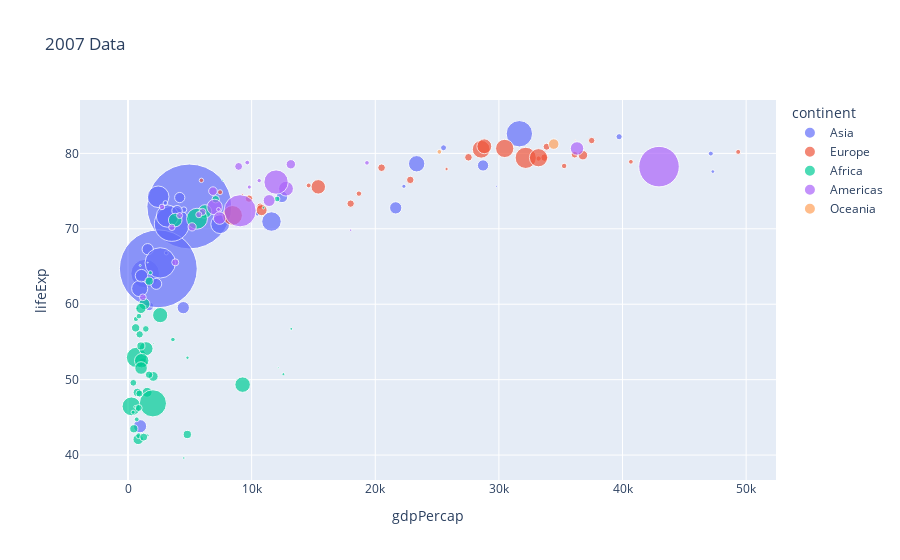

The code cell stored with this chart in its notebook:
### Code cell
fig= px.scatter(df2007,x='gdpPercap',y='lifeExp',size='pop',color='continent',hover_name='country', title="2007 Data",size_max=60)
fig.show()

### Figure 1 — Plotly figure (JSON) as saved in the notebook; plotly's stock layout.template omitted (floating-point values rounded to 4 significant figures)
{"data": [{"hovertemplate": "<b>%{hovertext}</b><br><br>continent=Asia<br>gdpPercap=%{x}<br>lifeExp=%{y}<br>pop=%{marker.size}<extra></extra>", "hovertext": ["Afghanistan", "Bahrain", "Bangladesh", "Cambodia", "China", "Hong Kong, China", "India", "Indonesia", "Iran", "Iraq", "Israel", "Japan", "Jordan", "Korea, Dem. Rep.", "Korea, Rep.", "Kuwait", "Lebanon", "Malaysia", "Mongolia", "Myanmar", "Nepal", "Oman", "Pakistan", "Philippines", "Saudi Arabia", "Singapore", "Sri Lanka", "Syria", "Taiwan", "Thailand", "Vietnam", "West Bank and Gaza", "Yemen, Rep."], "legendgroup": "Asia", "marker": {"color": "#636efa", "size": [31889923, 708573, 150448339, 14131858, 1318683096, 6980412, 1110396331, 223547000, 69453570, 27499638, 6426679, 127467972, 6053193, 23301725, 49044790, 2505559, 3921278, 24821286, 2874127, 47761980, 28901790, 3204897, 169270617, 91077287, 27601038, 4553009, 20378239, 19314747, 23174294, 65068149, 85262356, 4018332, 22211743], "sizemode": "area", "sizeref": 366300.0, "symbol": "circle"}, "mode": "markers", "name": "Asia", "orientation": "v", "showlegend": true, "type": "scatter", "x": [974.6, 29800.0, 1391.0, 1714.0, 4959.0, 39720.0, 2452.0, 3541.0, 11610.0, 4471.0, 25520.0, 31660.0, 4519.0, 1593.0, 23350.0, 47310.0, 10460.0, 12450.0, 3096.0, 944, 1091.0, 22320.0, 2606.0, 3190.0, 21650.0, 47140.0, 3970.0, 4185.0, 28720.0, 7458.0, 2442.0, 3025.0, 2281.0], "xaxis": "x", "y": [43.83, 75.64, 64.06, 59.72, 72.96, 82.21, 64.7, 70.65, 70.96, 59.55, 80.75, 82.6, 72.53, 67.3, 78.62, 77.59, 71.99, 74.24, 66.8, 62.07, 63.78, 75.64, 65.48, 71.69, 72.78, 79.97, 72.4, 74.14, 78.4, 70.62, 74.25, 73.42, 62.7], "yaxis": "y"}, {"hovertemplate": "<b>%{hovertext}</b><br><br>continent=Europe<br>gdpPercap=%{x}<br>lifeExp=%{y}<br>pop=%{marker.size}<extra></extra>", "hovertext": ["Albania", "Austria", "Belgium", "Bosnia and Herzegovina", "Bulgaria", "Croatia", "Czech Republic", "Denmark", "Finland", "France", "Germany", "Greece", "Hungary", "Iceland", "Ireland", "Italy", "Montenegro", "Netherlands", "Norway", "Poland", "Portugal", "Romania", "Serbia", "Slovak Republic", "Slovenia", "Spain", "Sweden", "Switzerland", "Turkey", "United Kingdom"], "legendgroup": "Europe", "marker": {"color": "#EF553B", "size": [3600523, 8199783, 10392226, 4552198, 7322858, 4493312, 10228744, 5468120, 5238460, 61083916, 82400996, 10706290, 9956108, 301931, 4109086, 58147733, 684736, 16570613, 4627926, 38518241, 10642836, 22276056, 10150265, 5447502, 2009245, 40448191, 9031088, 7554661, 71158647, 60776238], "sizemode": "area", "sizeref": 366300.0, "symbol": "circle"}, "mode": "markers", "name": "Europe", "orientation": "v", "showlegend": true, "type": "scatter", "x": [5937.0, 36130.0, 33690.0, 7446.0, 10680.0, 14620.0, 22830.0, 35280.0, 33210.0, 30470.0, 32170.0, 27540.0, 18010.0, 36180.0, 40680.0, 28570.0, 9254.0, 36800.0, 49360.0, 15390.0, 20510.0, 10810.0, 9787.0, 18680.0, 25770.0, 28820.0, 33860.0, 37510.0, 8458.0, 33200.0], "xaxis": "x", "y": [76.42, 79.83, 79.44, 74.85, 73.0, 75.75, 76.49, 78.33, 79.31, 80.66, 79.41, 79.48, 73.34, 81.76, 78.89, 80.55, 74.54, 79.76, 80.2, 75.56, 78.1, 72.48, 74.0, 74.66, 77.93, 80.94, 80.88, 81.7, 71.78, 79.42], "yaxis": "y"}, {"hovertemplate": "<b>%{hovertext}</b><br><br>continent=Africa<br>gdpPercap=%{x}<br>lifeExp=%{y}<br>pop=%{marker.size}<extra></extra>", "hovertext": ["Algeria", "Angola", "Benin", "Botswana", "Burkina Faso", "Burundi", "Cameroon", "Central African Republic", "Chad", "Comoros", "Congo, Dem. Rep.", "Congo, Rep.", "Cote d'Ivoire", "Djibouti", "Egypt", "Equatorial Guinea", "Eritrea", "Ethiopia", "Gabon", "Gambia", "Ghana", "Guinea", "Guinea-Bissau", "Kenya", "Lesotho", "Liberia", "Libya", "Madagascar", "Malawi", "Mali", "Mauritania", "Mauritius", "Morocco", "Mozambique", "Namibia", "Niger", "Nigeria", "Reunion", "Rwanda", "Sao Tome and Principe", "Senegal", "Sierra Leone", "Somalia", "South Africa", "Sudan", "Swaziland", "Tanzania", "Togo", "Tunisia", "Uganda", "Zambia", "Zimbabwe"], "legendgroup": "Africa", "marker": {"color": "#00cc96", "size": [33333216, 12420476, 8078314, 1639131, 14326203, 8390505, 17696293, 4369038, 10238807, 710960, 64606759, 3800610, 18013409, 496374, 80264543, 551201, 4906585, 76511887, 1454867, 1688359, 22873338, 9947814, 1472041, 35610177, 2012649, 3193942, 6036914, 19167654, 13327079, 12031795, 3270065, 1250882, 33757175, 19951656, 2055080, 12894865, 135031164, 798094, 8860588, 199579, 12267493, 6144562, 9118773, 43997828, 42292929, 1133066, 38139640, 5701579, 10276158, 29170398, 11746035, 12311143], "sizemode": "area", "sizeref": 366300.0, "symbol": "circle"}, "mode": "markers", "name": "Africa", "orientation": "v", "showlegend": true, "type": "scatter", "x": [6223.0, 4797.0, 1441.0, 12570.0, 1217.0, 430.1, 2042.0, 706.0, 1704.0, 986.1, 277.6, 3633.0, 1545.0, 2082.0, 5581.0, 12150.0, 641.4, 690.8, 13210.0, 752.7, 1328.0, 942.7, 579.2, 1463.0, 1569.0, 414.5, 12060.0, 1045.0, 759.3, 1043.0, 1803.0, 10960.0, 3820.0, 823.7, 4811.0, 619.7, 2014.0, 7670.0, 863.1, 1598.0, 1712.0, 862.5, 926.1, 9270.0, 2602.0, 4513.0, 1107.0, 883.0, 7093.0, 1056.0, 1271.0, 469.7], "xaxis": "x", "y": [72.3, 42.73, 56.73, 50.73, 52.3, 49.58, 50.43, 44.74, 50.65, 65.15, 46.46, 55.32, 48.33, 54.79, 71.34, 51.58, 58.04, 52.95, 56.73, 59.45, 60.02, 56.01, 46.39, 54.11, 42.59, 45.68, 73.95, 59.44, 48.3, 54.47, 64.16, 72.8, 71.16, 42.08, 52.91, 56.87, 46.86, 76.44, 46.24, 65.53, 63.06, 42.57, 48.16, 49.34, 58.56, 39.61, 52.52, 58.42, 73.92, 51.54, 42.38, 43.49], "yaxis": "y"}, {"hovertemplate": "<b>%{hovertext}</b><br><br>continent=Americas<br>gdpPercap=%{x}<br>lifeExp=%{y}<br>pop=%{marker.size}<extra></extra>", "hovertext": ["Argentina", "Bolivia", "Brazil", "Canada", "Chile", "Colombia", "Costa Rica", "Cuba", "Dominican Republic", "Ecuador", "El Salvador", "Guatemala", "Haiti", "Honduras", "Jamaica", "Mexico", "Nicaragua", "Panama", "Paraguay", "Peru", "Puerto Rico", "Trinidad and Tobago", "United States", "Uruguay", "Venezuela"], "legendgroup": "Americas", "marker": {"color": "#ab63fa", "size": [40301927, 9119152, 190010647, 33390141, 16284741, 44227550, 4133884, 11416987, 9319622, 13755680, 6939688, 12572928, 8502814, 7483763, 2780132, 108700891, 5675356, 3242173, 6667147, 28674757, 3942491, 1056608, 301139947, 3447496, 26084662], "sizemode": "area", "sizeref": 366300.0, "symbol": "circle"}, "mode": "markers", "name": "Americas", "orientation": "v", "showlegend": true, "type": "scatter", "x": [12780.0, 3822.0, 9066.0, 36320.0, 13170.0, 7007.0, 9645.0, 8948.0, 6025.0, 6873.0, 5728.0, 5186.0, 1202.0, 3548.0, 7321.0, 11980.0, 2749.0, 9809.0, 4173.0, 7409.0, 19330.0, 18010.0, 42950.0, 10610.0, 11420.0], "xaxis": "x", "y": [75.32, 65.55, 72.39, 80.65, 78.55, 72.89, 78.78, 78.27, 72.23, 74.99, 71.88, 70.26, 60.92, 70.2, 72.57, 76.19, 72.9, 75.54, 71.75, 71.42, 78.75, 69.82, 78.24, 76.38, 73.75], "yaxis": "y"}, {"hovertemplate": "<b>%{hovertext}</b><br><br>continent=Oceania<br>gdpPercap=%{x}<br>lifeExp=%{y}<br>pop=%{marker.size}<extra></extra>", "hovertext": ["Australia", "New Zealand"], "legendgroup": "Oceania", "marker": {"color": "#FFA15A", "size": [20434176, 4115771], "sizemode": "area", "sizeref": 366300.0, "symbol": "circle"}, "mode": "markers", "name": "Oceania", "orientation": "v", "showlegend": true, "type": "scatter", "x": [34440.0, 25190.0], "xaxis": "x", "y": [81.23, 80.2], "yaxis": "y"}], "layout": {"legend": {"itemsizing": "constant", "title": {"text": "continent"}, "tracegroupgap": 0}, "title": {"text": "2007 Data"}, "xaxis": {"anchor": "y", "domain": [0, 1], "title": {"text": "gdpPercap"}}, "yaxis": {"anchor": "x", "domain": [0, 1], "title": {"text": "lifeExp"}}}}
